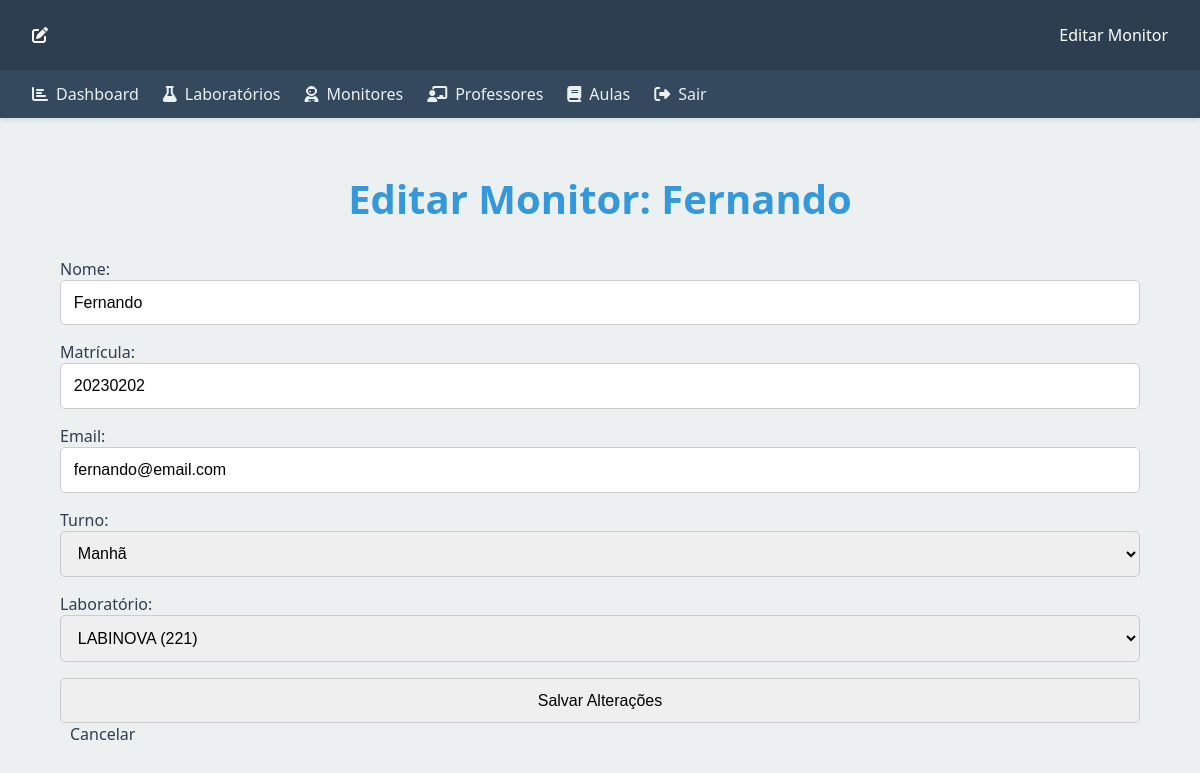
Screenshot of /editar_monitor.php?id=1 (signed in) with the database file from the repository.
### tables this page shows
CREATE TABLE `monitores` (
  `id` int(11) NOT NULL,
  `nome` varchar(255) NOT NULL,
  `matricula` varchar(255) NOT NULL,
  `turno` varchar(50) NOT NULL,
  `laboratorio_id` int(11) NOT NULL,
  `email` varchar(255) NOT NULL,
  `telefone` varchar(20) DEFAULT NULL
);

### editar_monitor.php (the view, shortened to what this page needs)
<?php
require_once 'db.php';
$id = $_GET['id'] ?? null;
$sql_select_monitor = "SELECT * FROM monitores WHERE id = ?";
$stmt_select_monitor = $conexao->prepare($sql_select_monitor);
$stmt_select_monitor->execute([$id]);
$monitor = $stmt_select_monitor->fetch(PDO::FETCH_ASSOC);
$sql_labs = "SELECT * FROM laboratorios ORDER BY nome";
$stmt_labs = $conexao->prepare($sql_labs);
$stmt_labs->execute();
$labs = $stmt_labs->fetchAll(PDO::FETCH_ASSOC);
?>
<!DOCTYPE html>
<html lang="pt-br">
<head>
    <link rel="stylesheet" href="css/style.css">
    <link rel="stylesheet" href="https://cdnjs.cloudflare.com/ajax/libs/font-awesome/6.4.0/css/all.min.css">
</head>
<body>
    <div class="header">
        <i class="fas fa-edit"></i> Editar Monitor
    </div>
    <nav>
        <a href="index.php"><i class="fas fa-chart-bar"></i> Dashboard</a>
        <a href="laboratorios.php"><i class="fas fa-flask"></i> Laboratórios</a>
        <a href="monitores.php"><i class="fas fa-user-astronaut"></i> Monitores</a>
        <a href="professores.php"><i class="fas fa-chalkboard-teacher"></i> Professores</a>
        <a href="aulas.php"><i class="fas fa-book"></i> Aulas</a>
        <a href="logout.php"><i class="fas fa-sign-out-alt"></i> Sair</a>
    </nav>
    <div class="container">
        <h2>Editar Monitor: <?= htmlspecialchars($monitor['nome']) ?></h2>
        <form method="POST">
            <p>Nome: <input type="text" name="nome" value="<?= htmlspecialchars($monitor['nome']) ?>" required></p>
            <p>Matrícula: <input type="text" name="matricula" value="<?= htmlspecialchars($monitor['matricula']) ?>" required></p>
            <p>Email: <input type="email" name="email" value="<?= htmlspecialchars($monitor['email']) ?>" required></p>
            <p>Turno:
                <select name="turno" required>
                    <option value="manhã" <?= $monitor['turno'] == 'manhã' ? 'selected' : '' ?>>Manhã</option>
                </select>
            </p>
            <p>Laboratório:
                <select name="laboratorio_id" required>
                    <?php foreach ($labs as $lab): ?>
                        <option value="<?= $lab['id'] ?>" <?= $monitor['laboratorio_id'] == $lab['id'] ? 'selected' : '' ?>>
                            <?= htmlspecialchars($lab['nome']) ?> (<?= htmlspecialchars($lab['numero']) ?>)
                        </option>
                    <?php endforeach; ?>
                </select>
            </p>
            <p>
                <input type="submit" value="Salvar Alterações">
                <a href="monitores.php" style="text-decoration: none; margin-left: 10px;">Cancelar</a>
            </p>
        </form>
    </div>
</body>
</html>

### css/style.css (style rules this page uses)
:root { --primary: #3498db; --secondary: #2ecc71; --danger: #e74c3c; --light: #ecf0f1; --dark: #2c3e50; --white: #ffffff; --shadow: 0 4px 8px rgba(0, 0, 0, 0.1); }
body { font-family: "Segoe UI", Tahoma, Geneva, Verdana, sans-serif; margin: 0; background-color: var(--light); color: var(--dark); }
.container { width: 90%; max-width: 1200px; margin: 0 auto; padding: 20px 0; }
h2 { text-align: center; margin-bottom: 2rem; font-size: 2.5rem; color: var(--primary); }
a { text-decoration: none; color: inherit; }
.header { display: flex; justify-content: space-between; align-items: center; padding: 1.5rem 2rem; background-color: var(--dark); color: var(--white); box-shadow: var(--shadow); }
nav { background-color: #34495e; padding: 0.8rem 2rem; display: flex; flex-wrap: wrap; gap: 1.5rem; box-shadow: 0 2px 5px rgba(0,0,0,0.1); }
nav a { color: var(--light); font-weight: 500; transition: color 0.3s; display: flex; align-items: center; gap: 0.5rem; }
form input, form select, form textarea { width: 100%; padding: 0.8rem; border: 1px solid #ccc; border-radius: 5px; font-size: 1rem; box-sizing: border-box; transition: border-color 0.3s, box-shadow 0.3s; }

### rows the page displays
monitores: nome "Fernando", matricula "20230202", email "fernando@email.com", turno "Manhã"

### other values shown
form field laboratorio_id "LABINOVA (221)"
